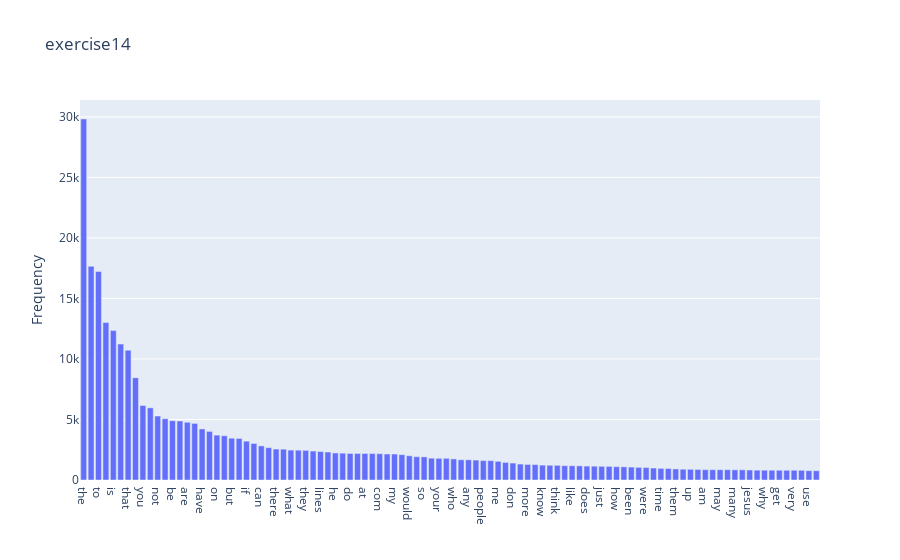

Source (notebook cell):
### Markdown cell above
### >>> **Exercise 14 (take home):** 
The chart above contains all the vocabulary, and it's computationally intensive to both compute and visualize. Can you efficiently reduce the number of terms you want to visualize as an exercise.

### Code cell
# Answer here

# Returns the indices that would sort an array
# [0:0:-1] : inverse
indexs = np.argsort(np.sum(X_counts, axis=0).tolist()[0])[::-1][:100]
my_plot = [np.array(count_vect.get_feature_names())[indexs], term_frequencies[indexs]]
plotly.offline.iplot(text_analysis.plot_word_frequency(my_plot, 'exercise14'))

### Figure 1 — Plotly figure (JSON) as saved in the notebook; plotly's stock layout.template omitted (floating-point values rounded to 4 significant figures)
{"data": [{"type": "bar", "x": ["the", "of", "to", "and", "is", "in", "that", "it", "you", "for", "not", "this", "be", "from", "are", "edu", "have", "as", "on", "with", "but", "or", "if", "was", "can", "we", "there", "by", "what", "subject", "they", "an", "lines", "one", "he", "god", "do", "organization", "at", "re", "com", "about", "my", "all", "would", "will", "so", "some", "your", "no", "who", "has", "any", "writes", "people", "which", "me", "article", "don", "his", "more", "other", "know", "when", "think", "their", "like", "university", "does", "out", "just", "only", "how", "also", "been", "than", "were", "then", "time", "because", "them", "posting", "up", "had", "am", "should", "may", "these", "many", "say", "jesus", "see", "why", "us", "get", "good", "very", "believe", "use", "such"], "y": [29825, 17660, 17222, 13017, 12343, 11226, 10723, 8447, 6157, 5962, 5285, 5063, 4898, 4877, 4769, 4675, 4218, 4015, 3709, 3655, 3453, 3432, 3208, 3020, 2818, 2674, 2556, 2548, 2472, 2464, 2448, 2393, 2353, 2312, 2232, 2216, 2193, 2192, 2191, 2186, 2172, 2148, 2143, 2093, 2000, 1925, 1912, 1802, 1793, 1791, 1742, 1671, 1669, 1645, 1604, 1599, 1543, 1453, 1400, 1318, 1286, 1278, 1230, 1215, 1213, 1184, 1177, 1170, 1151, 1142, 1130, 1127, 1100, 1090, 1068, 1045, 1028, 989, 959, 952, 914, 892, 885, 870, 852, 851, 850, 850, 841, 840, 825, 814, 811, 808, 806, 805, 805, 803, 772, 766]}], "layout": {"title": {"text": "exercise14"}, "yaxis": {"title": {"text": "Frequency"}}}}
